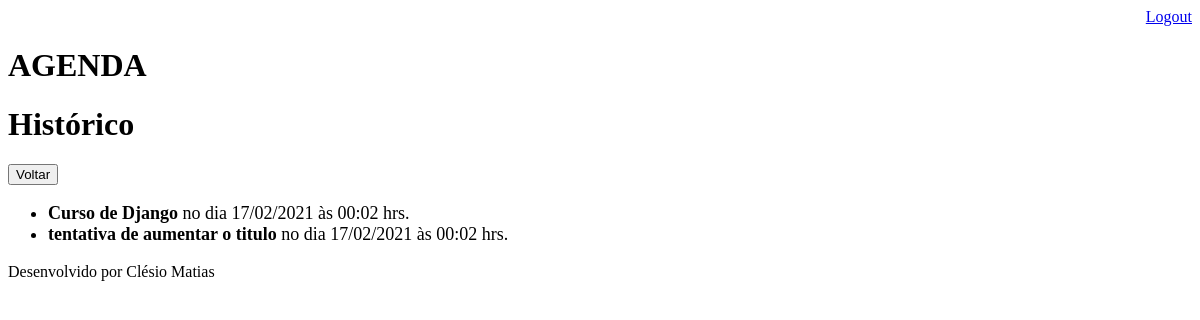
Page /agenda/historico/ (signed in) on the earlier database version.
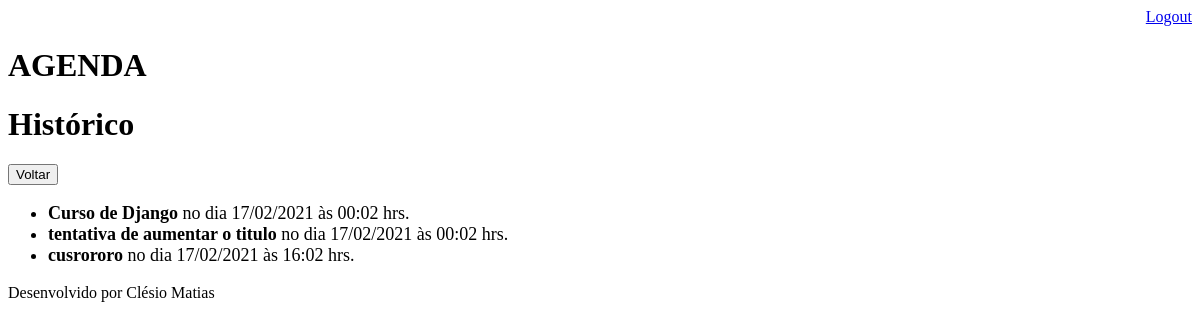
Same page on the later database version.
### core/models.py (models this page shows, shortened)
class Evento(models.Model):
    titulo = models.CharField(max_length=50)
    descricao = models.TextField(blank = True, null=True)
    data_evento = models.DateTimeField(verbose_name='Data do Evento')
    data_criacao = models.DateTimeField(auto_now=True)
    usuario = models.ForeignKey(User, on_delete=models.CASCADE)
    class Meta:
          db_table = 'evento'
    def get_data_evento(self):
        return self.data_evento.strftime(' no dia %d/%m/%Y às %H:%m hrs.')

### core/views.py (the view)
# urls.py: path('agenda/historico/', views.historico),
@login_required(login_url='/login/')
def historico(request):
    usuario = request.user
    data_atual = datetime.now()
    evento = Evento.objects.filter(usuario=usuario,
                                   data_evento__lt = data_atual)
    dados = {'eventos':evento}
    return render(request,'historico.html', dados)

### templates/historico.html
{% extends 'model_page.html' %}
{% block content%}
    <h1>Histórico</h1>
    <a href="/">
    <button type='button'>Voltar</button>
    </a>
    <ul style="font-size: 18px">
    {%for evento in eventos%}
        <li>
            <div>
                <strong>{{evento.titulo}} </strong> {{evento.get_data_evento}}
            </div>
         </li>
    {%endfor%}
    </ul>
{%endblock%}

Differences in the rows shown:
added Evento: titulo "cusrororo", get_data_evento "no dia 17/02/2021 às 16:02 hrs."
